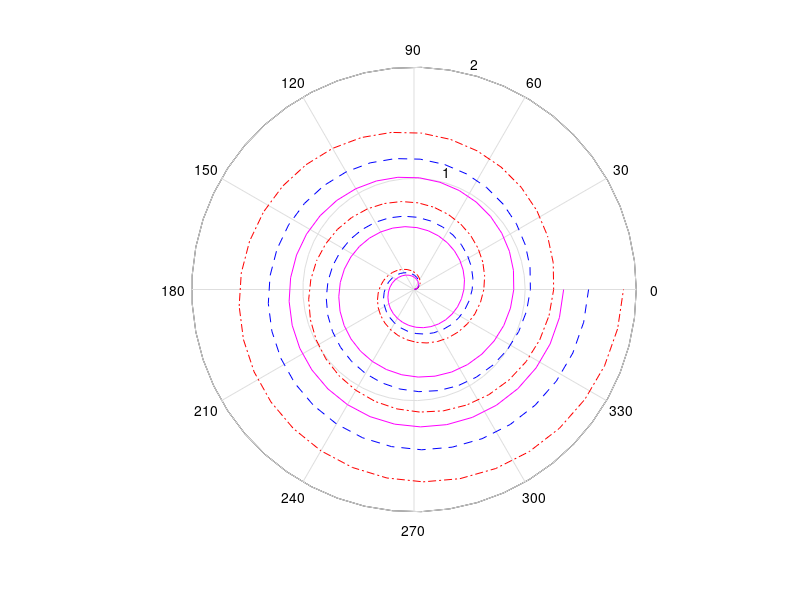

MATLAB code for this plot:
theta = linspace(0, 6*pi);
rho1 = theta/10;
polar(theta, rho1, "r-.");

rho2 = theta/12;
hold on;
polar(theta, rho2, "b--");
hold off;

rho3 = theta/14;
hold on;
polar(theta, rho3, "m");
hold off;